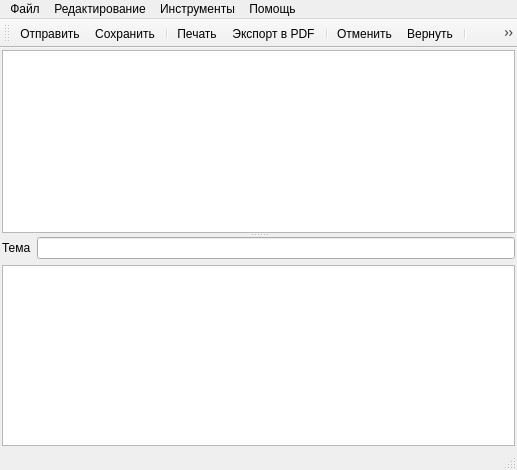
<?xml version="1.0" encoding="UTF-8"?>
<ui version="4.0">
 <class>DialogMsg</class>
 <widget class="QMainWindow" name="DialogMsg">
  <property name="geometry">
   <rect>
    <x>0</x>
    <y>0</y>
    <width>517</width>
    <height>470</height>
   </rect>
  </property>
  <property name="windowTitle">
   <string>Редактор сообщения</string>
  </property>
  <widget class="QWidget" name="centralwidget">
   <layout class="QVBoxLayout" name="verticalLayout_2">
    <property name="margin">
     <number>2</number>
    </property>
    <item>
     <widget class="QSplitter" name="splitter">
      <property name="orientation">
       <enum>Qt::Vertical</enum>
      </property>
      <widget class="TableMailAttr" name="tableViewAttr">
       <attribute name="horizontalHeaderCascadingSectionResizes">
        <bool>true</bool>
       </attribute>
       <attribute name="horizontalHeaderShowSortIndicator" stdset="0">
        <bool>false</bool>
       </attribute>
       <attribute name="horizontalHeaderStretchLastSection">
        <bool>true</bool>
       </attribute>
       <attribute name="verticalHeaderVisible">
        <bool>false</bool>
       </attribute>
       <attribute name="verticalHeaderDefaultSectionSize">
        <number>20</number>
       </attribute>
      </widget>
      <widget class="QWidget" name="verticalLayoutWidget">
       <layout class="QVBoxLayout" name="verticalLayoutEditMsg">
        <item>
         <layout class="QHBoxLayout" name="horizontalLayoutSubj">
          <item>
           <widget class="QLabel" name="labelSubj">
            <property name="text">
             <string>Тема</string>
            </property>
           </widget>
          </item>
          <item>
           <widget class="QLineEdit" name="lineEditSubj"/>
          </item>
         </layout>
        </item>
        <item>
         <widget class="TextEditWidget" name="textEditMsg"/>
        </item>
       </layout>
      </widget>
     </widget>
    </item>
   </layout>
  </widget>
  <widget class="QMenuBar" name="menubar">
   <property name="geometry">
    <rect>
     <x>0</x>
     <y>0</y>
     <width>517</width>
     <height>21</height>
    </rect>
   </property>
   <widget class="QMenu" name="menuFile">
    <property name="title">
     <string>Файл</string>
    </property>
    <addaction name="actionSend"/>
    <addaction name="actionSave"/>
    <addaction name="separator"/>
    <addaction name="actionPrintPreview"/>
    <addaction name="actionPrint"/>
    <addaction name="actionExportPDF"/>
    <addaction name="separator"/>
    <addaction name="actionClose"/>
   </widget>
   <widget class="QMenu" name="menuEdit">
    <property name="title">
     <string>Редактирование</string>
    </property>
    <addaction name="actionUndo"/>
    <addaction name="actionRedo"/>
    <addaction name="separator"/>
    <addaction name="actionCut"/>
    <addaction name="actionCopy"/>
    <addaction name="actionPaste"/>
    <addaction name="separator"/>
    <addaction name="actionSelectAll"/>
   </widget>
   <widget class="QMenu" name="menuTools">
    <property name="title">
     <string>Инструменты</string>
    </property>
   </widget>
   <widget class="QMenu" name="menuHelp">
    <property name="title">
     <string>Помощь</string>
    </property>
    <addaction name="actionHelp"/>
   </widget>
   <addaction name="menuFile"/>
   <addaction name="menuEdit"/>
   <addaction name="menuTools"/>
   <addaction name="menuHelp"/>
  </widget>
  <widget class="QToolBar" name="toolBar">
   <property name="windowTitle">
    <string>toolBar</string>
   </property>
   <property name="iconSize">
    <size>
     <width>20</width>
     <height>20</height>
    </size>
   </property>
   <attribute name="toolBarArea">
    <enum>TopToolBarArea</enum>
   </attribute>
   <attribute name="toolBarBreak">
    <bool>false</bool>
   </attribute>
   <addaction name="actionSend"/>
   <addaction name="actionSave"/>
   <addaction name="separator"/>
   <addaction name="actionPrint"/>
   <addaction name="actionExportPDF"/>
   <addaction name="separator"/>
   <addaction name="actionUndo"/>
   <addaction name="actionRedo"/>
   <addaction name="separator"/>
   <addaction name="actionCut"/>
   <addaction name="actionCopy"/>
   <addaction name="actionPaste"/>
   <addaction name="separator"/>
   <addaction name="actionClose"/>
  </widget>
  <widget class="QStatusBar" name="statusBar"/>
  <action name="actionPrintPreview">
   <property name="icon">
    <iconset resource="qrc.qrc">
     <normaloff>:/icon/icons/fileprint.png</normaloff>:/icon/icons/fileprint.png</iconset>
   </property>
   <property name="text">
    <string>Просмотр печати</string>
   </property>
  </action>
  <action name="actionPrint">
   <property name="icon">
    <iconset resource="qrc.qrc">
     <normaloff>:/icon/icons/fileprint.png</normaloff>:/icon/icons/fileprint.png</iconset>
   </property>
   <property name="text">
    <string>Печать...</string>
   </property>
  </action>
  <action name="actionExportPDF">
   <property name="icon">
    <iconset resource="qrc.qrc">
     <normaloff>:/icon/icons/exportpdf.png</normaloff>:/icon/icons/exportpdf.png</iconset>
   </property>
   <property name="text">
    <string>Экспорт в PDF...</string>
   </property>
  </action>
  <action name="actionClose">
   <property name="icon">
    <iconset resource="qrc.qrc">
     <normaloff>:/icon/icons/exit.png</normaloff>:/icon/icons/exit.png</iconset>
   </property>
   <property name="text">
    <string>Закрыть</string>
   </property>
   <property name="shortcut">
    <string>Ctrl+Q</string>
   </property>
  </action>
  <action name="actionSend">
   <property name="icon">
    <iconset resource="qrc.qrc">
     <normaloff>:/icon/icons/send.png</normaloff>:/icon/icons/send.png</iconset>
   </property>
   <property name="text">
    <string>Отправить</string>
   </property>
   <property name="shortcut">
    <string>Ctrl+Return</string>
   </property>
  </action>
  <action name="actionSave">
   <property name="icon">
    <iconset resource="qrc.qrc">
     <normaloff>:/icon/icons/filesave.png</normaloff>:/icon/icons/filesave.png</iconset>
   </property>
   <property name="text">
    <string>Сохранить</string>
   </property>
   <property name="shortcut">
    <string>Ctrl+S</string>
   </property>
  </action>
  <action name="actionUndo">
   <property name="icon">
    <iconset resource="qrc.qrc">
     <normaloff>:/icon/icons/editundo.png</normaloff>:/icon/icons/editundo.png</iconset>
   </property>
   <property name="text">
    <string>Отменить</string>
   </property>
   <property name="shortcut">
    <string>Ctrl+Z</string>
   </property>
  </action>
  <action name="actionRedo">
   <property name="icon">
    <iconset resource="qrc.qrc">
     <normaloff>:/icon/icons/editredo.png</normaloff>:/icon/icons/editredo.png</iconset>
   </property>
   <property name="text">
    <string>Вернуть</string>
   </property>
   <property name="shortcut">
    <string>Ctrl+Y</string>
   </property>
  </action>
  <action name="actionCut">
   <property name="icon">
    <iconset resource="qrc.qrc">
     <normaloff>:/icon/icons/editcut.png</normaloff>:/icon/icons/editcut.png</iconset>
   </property>
   <property name="text">
    <string>Вырезать</string>
   </property>
   <property name="shortcut">
    <string>Ctrl+X</string>
   </property>
  </action>
  <action name="actionCopy">
   <property name="icon">
    <iconset resource="qrc.qrc">
     <normaloff>:/icon/icons/editcopy.png</normaloff>:/icon/icons/editcopy.png</iconset>
   </property>
   <property name="text">
    <string>Копировать</string>
   </property>
   <property name="shortcut">
    <string>Ctrl+C</string>
   </property>
  </action>
  <action name="actionPaste">
   <property name="icon">
    <iconset resource="qrc.qrc">
     <normaloff>:/icon/icons/editpaste.png</normaloff>:/icon/icons/editpaste.png</iconset>
   </property>
   <property name="text">
    <string>Вставить</string>
   </property>
   <property name="shortcut">
    <string>Ctrl+V</string>
   </property>
  </action>
  <action name="actionSelectAll">
   <property name="text">
    <string>Выделить все</string>
   </property>
   <property name="shortcut">
    <string>Ctrl+A</string>
   </property>
  </action>
  <action name="actionHelp">
   <property name="text">
    <string>Справка</string>
   </property>
   <property name="shortcut">
    <string>F1</string>
   </property>
  </action>
 </widget>
 <customwidgets>
  <customwidget>
   <class>TextEditWidget</class>
   <extends>QTableView</extends>
   <header>texteditwidget.h</header>
  </customwidget>
  <customwidget>
   <class>TableMailAttr</class>
   <extends>QTableView</extends>
   <header>tablemailattr.h</header>
  </customwidget>
 </customwidgets>
 <resources>
  <include location="qrc.qrc"/>
 </resources>
 <connections>
  <connection>
   <sender>actionClose</sender>
   <signal>activated()</signal>
   <receiver>DialogMsg</receiver>
   <slot>close()</slot>
   <hints>
    <hint type="sourcelabel">
     <x>-1</x>
     <y>-1</y>
    </hint>
    <hint type="destinationlabel">
     <x>258</x>
     <y>234</y>
    </hint>
   </hints>
  </connection>
 </connections>
</ui>
